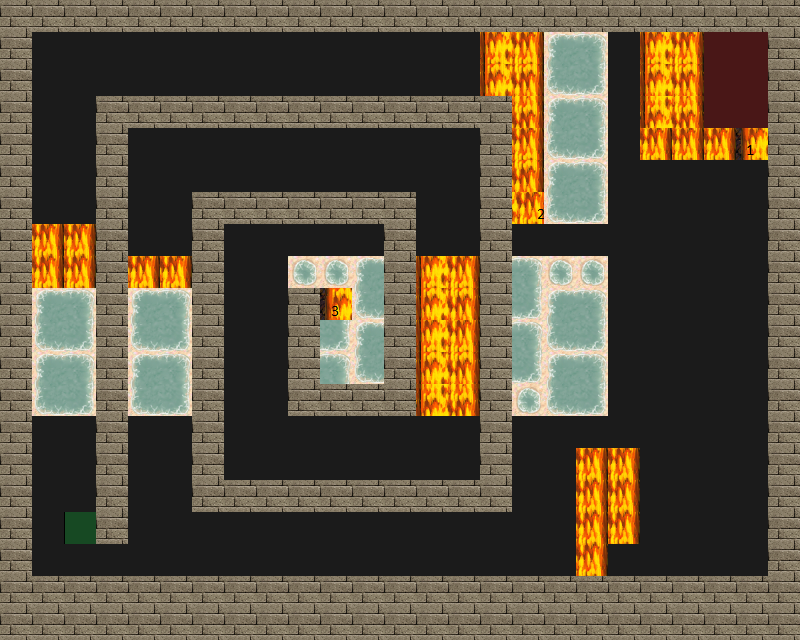

Below is a game level as drawn by its tile map, then a one-line description and the .tmx file that defines it, in full:
An orthogonal 25x20 tile map with 32x32 px tiles, 4 tile layers (Road, Trap, Wall, Utility), 4 tilesets.

<map version="1.0" tiledversion="1.1.5" orientation="orthogonal" renderorder="right-down" width="25" height="20" tilewidth="32" tileheight="32" infinite="0" nextobjectid="1">
 <tileset firstgid="1" source="tilesets/meta.tsx" />
 <tileset firstgid="3" source="tilesets/road.tsx" />
 <tileset firstgid="4" source="tilesets/traps.tsx" />
 <tileset firstgid="196" source="tilesets/wallsandroofs.tsx" />
 <layer name="Road" width="25" height="20">
  <data encoding="csv">
3,3,3,3,3,3,3,3,3,3,3,3,3,3,3,3,3,3,3,3,3,3,3,3,3,
3,3,3,3,3,3,3,3,3,3,3,3,3,3,3,3,3,3,3,3,3,3,3,3,3,
3,3,3,3,3,3,3,3,3,3,3,3,3,3,3,3,3,3,3,3,3,3,3,3,3,
3,3,3,3,3,3,3,3,3,3,3,3,3,3,3,3,3,3,3,3,3,3,3,3,3,
3,3,3,3,3,3,3,3,3,3,3,3,3,3,3,3,3,3,3,3,3,3,3,3,3,
3,3,3,3,3,3,3,3,3,3,3,3,3,3,3,3,3,3,3,3,3,3,3,3,3,
3,3,3,3,3,3,3,3,3,3,3,3,3,3,3,3,3,3,3,3,3,3,3,3,3,
3,3,3,3,3,3,3,3,3,3,3,3,3,3,3,3,3,3,3,3,3,3,3,3,3,
3,3,3,3,3,3,3,3,3,3,3,3,3,3,3,3,3,3,3,3,3,3,3,3,3,
3,3,3,3,3,3,3,3,3,3,3,3,3,3,3,3,3,3,3,3,3,3,3,3,3,
3,3,3,3,3,3,3,3,3,3,3,3,3,3,3,3,3,3,3,3,3,3,3,3,3,
3,3,3,3,3,3,3,3,3,3,3,3,3,3,3,3,3,3,3,3,3,3,3,3,3,
3,3,3,3,3,3,3,3,3,3,3,3,3,3,3,3,3,3,3,3,3,3,3,3,3,
3,3,3,3,3,3,3,3,3,3,3,3,3,3,3,3,3,3,3,3,3,3,3,3,3,
3,3,3,3,3,3,3,3,3,3,3,3,3,3,3,3,3,3,3,3,3,3,3,3,3,
3,3,3,3,3,3,3,3,3,3,3,3,3,3,3,3,3,3,3,3,3,3,3,3,3,
3,3,3,3,3,3,3,3,3,3,3,3,3,3,3,3,3,3,3,3,3,3,3,3,3,
3,3,3,3,3,3,3,3,3,3,3,3,3,3,3,3,3,3,3,3,3,3,3,3,3,
3,3,3,3,3,3,3,3,3,3,3,3,3,3,3,3,3,3,3,3,3,3,3,3,3,
3,3,3,3,3,3,3,3,3,3,3,3,3,3,3,3,3,3,3,3,3,3,3,3,3
</data>
 </layer>
 <layer name="Trap" width="25" height="20">
  <data encoding="csv">
0,0  ,0  ,0  ,0  ,0  ,0  ,0  ,0  ,0  ,0  ,0  ,0  ,0  ,0  ,0  ,0  ,0  ,0  ,0  ,0  ,0  ,0  ,0  ,0  ,
0,0  ,0  ,0  ,0  ,0  ,0  ,0  ,0  ,0  ,0  ,0  ,0  ,0  ,0  ,162,163,80,81,0  ,162,163,0  ,0  ,0  ,
0,0  ,0  ,0  ,0  ,0  ,0  ,0  ,0  ,0  ,0  ,0  ,0  ,0  ,0  ,178,179,96,97,0  ,178,179,0  ,0  ,0  ,
0,0  ,0  ,0  ,0  ,0  ,0  ,0  ,0  ,0  ,0  ,0  ,0  ,0  ,0  ,194,195,80,81,0  ,194,195,0  ,0  ,0  ,
0,0  ,0  ,0  ,0  ,0  ,0  ,0  ,0  ,0  ,0  ,0  ,0  ,0  ,0  ,162,163,96,97,0  ,163,163,163,160,0  ,
0,0  ,0  ,0  ,0  ,0  ,0  ,0  ,0  ,0  ,0  ,0  ,0  ,0  ,0  ,178,179,80,81,0  ,0  ,0  ,0  ,0  ,0  ,
0,0  ,0  ,0  ,0  ,0  ,0  ,0  ,0  ,0  ,0  ,0  ,0  ,0  ,0  ,194,161,96,97,0  ,0  ,0  ,0  ,0  ,0  ,
0,163,163,163,0  ,0  ,0  ,0  ,0  ,0  ,0  ,0  ,0  ,0  ,0  ,0  ,0  ,0  ,0  ,0  ,0  ,0  ,0  ,0  ,0  ,
0,163,163,163,163,163,0  ,0  ,0  ,62,62,80,81,162,163,80,81,62,62,0  ,0  ,0  ,0  ,0  ,0  ,
0,80,81,62,80,81,0  ,0  ,0  ,80,176,96,97,178,179,96,97,80,81,0  ,0  ,0  ,0  ,0  ,0  ,
0,96,97,62,96,97,0  ,0  ,0  ,96,97,80,81,162,163,80,81,96,97,0  ,0  ,0  ,0  ,0  ,0  ,
0,80,81,62,80,81,0  ,0  ,0  ,80,81,96,97,178,179,96,97,80,81,0  ,0  ,0  ,0  ,0  ,0  ,
0,96,97,62,96,97,0  ,0  ,0  ,96,97,62,62,194,195,62,62,96,97,0  ,0  ,0  ,0  ,0  ,0  ,
0,0  ,0  ,0  ,0  ,0  ,0  ,0  ,0  ,0  ,0  ,0  ,0  ,0  ,0  ,0  ,0  ,0  ,0  ,0  ,0  ,0  ,0  ,0  ,0  ,
0,0  ,0  ,0  ,0  ,0  ,0  ,0  ,0  ,0  ,0  ,0  ,0  ,0  ,0  ,0  ,0  ,0  ,163,163,0  ,0  ,0  ,0  ,0  ,
0,0  ,0  ,0  ,0  ,0  ,0  ,0  ,0  ,0  ,0  ,0  ,0  ,0  ,0  ,0  ,0  ,0  ,163,163,0  ,0  ,0  ,0  ,0  ,
0,0  ,0  ,0  ,0  ,0  ,0  ,0  ,0  ,0  ,0  ,0  ,0  ,0  ,0  ,0  ,0  ,0  ,163,163,0  ,0  ,0  ,0  ,0  ,
0,0  ,0  ,0  ,0  ,0  ,0  ,0  ,0  ,0  ,0  ,0  ,0  ,0  ,0  ,0  ,0  ,0  ,163,0  ,0  ,0  ,0  ,0  ,0  ,
0,0  ,0  ,0  ,0  ,0  ,0  ,0  ,0  ,0  ,0  ,0  ,0  ,0  ,0  ,0  ,0  ,0  ,0  ,0  ,0  ,0  ,0  ,0  ,0  ,
0,0  ,0  ,0  ,0  ,0  ,0  ,0  ,0  ,0  ,0  ,0  ,0  ,0  ,0  ,0  ,0  ,0  ,0  ,0  ,0  ,0  ,0  ,0  ,0  
</data>
 </layer>
 <layer name="Wall" width="25" height="20">
  <data encoding="csv">
261,261,261,261,261,261,261,261,261,261,261,261,261,261,261,261,261,261,261,261,261,261,261,261,261,
261,0  ,0  ,0  ,0  ,0  ,0  ,0  ,0  ,0  ,0  ,0  ,0  ,0  ,0  ,0  ,0  ,0  ,0  ,0  ,0  ,0  ,0  ,0  ,261,
261,0  ,0  ,0  ,0  ,0  ,0  ,0  ,0  ,0  ,0  ,0  ,0  ,0  ,0  ,0  ,0  ,0  ,0  ,0  ,0  ,0  ,0  ,0  ,261,
261,0  ,0  ,261,261,261,261,261,261,261,261,261,261,261,261,261,0  ,0  ,0  ,0  ,0  ,0  ,0  ,0  ,261,
261,0  ,0  ,261,0  ,0  ,0  ,0  ,0  ,0  ,0  ,0  ,0  ,0  ,0  ,261,0  ,0  ,0  ,0  ,0  ,0  ,0  ,0  ,261,
261,0  ,0  ,261,0  ,0  ,0  ,0  ,0  ,0  ,0  ,0  ,0  ,0  ,0  ,261,0  ,0  ,0  ,0  ,0  ,0  ,0  ,0  ,261,
261,0  ,0  ,261,0  ,0  ,261,261,261,261,261,261,261,0  ,0  ,261,0  ,0  ,0  ,0  ,0  ,0  ,0  ,0  ,261,
261,0  ,0  ,261,0  ,0  ,261,0  ,0  ,0  ,0  ,0  ,261,0  ,0  ,261,0  ,0  ,0  ,0  ,0  ,0  ,0  ,0  ,261,
261,0  ,0  ,261,0  ,0  ,261,0  ,0  ,0  ,0  ,0  ,261,0  ,0  ,261,0  ,0  ,0  ,0  ,0  ,0  ,0  ,0  ,261,
261,0  ,0  ,261,0  ,0  ,261,0  ,0  ,261,0  ,0  ,261,0  ,0  ,261,0  ,0  ,0  ,0  ,0  ,0  ,0  ,0  ,261,
261,0  ,0  ,261,0  ,0  ,261,0  ,0  ,261,0  ,0  ,261,0  ,0  ,261,0  ,0  ,0  ,0  ,0  ,0  ,0  ,0  ,261,
261,0  ,0  ,261,0  ,0  ,261,0  ,0  ,261,0  ,0  ,261,0  ,0  ,261,0  ,0  ,0  ,0  ,0  ,0  ,0  ,0  ,261,
261,0  ,0  ,261,0  ,0  ,261,0  ,0  ,261,261,261,261,0  ,0  ,261,0  ,0  ,0  ,0  ,0  ,0  ,0  ,0  ,261,
261,0  ,0  ,261,0  ,0  ,261,0  ,0  ,0  ,0  ,0  ,0  ,0  ,0  ,261,0  ,0  ,0  ,0  ,0  ,0  ,0  ,0  ,261,
261,0  ,0  ,261,0  ,0  ,261,0  ,0  ,0  ,0  ,0  ,0  ,0  ,0  ,261,0  ,0  ,0  ,0  ,0  ,0  ,0  ,0  ,261,
261,0  ,0  ,261,0  ,0  ,261,261,261,261,261,261,261,261,261,261,0  ,0  ,0  ,0  ,0  ,0  ,0  ,0  ,261,
261,0  ,0  ,261,0  ,0  ,0  ,0  ,0  ,0  ,0  ,0  ,0  ,0  ,0  ,0  ,0  ,0  ,0  ,0  ,0  ,0  ,0  ,0  ,261,
261,0  ,0  ,0  ,0  ,0  ,0  ,0  ,0  ,0  ,0  ,0  ,0  ,0  ,0  ,0  ,0  ,0  ,0  ,0  ,0  ,0  ,0  ,0  ,261,
261,261,261,261,261,261,261,261,261,261,261,261,261,261,261,261,261,261,261,261,261,261,261,261,261,
261,261,261,261,261,261,261,261,261,261,261,261,261,261,261,261,261,261,261,261,261,261,261,261,261
</data>
 </layer>
 <layer name="Utility" width="25" height="20">
  <data encoding="csv">
0,0  ,0  ,0  ,0  ,0  ,0  ,0  ,0  ,0  ,0  ,0  ,0  ,0  ,0  ,0  ,0  ,0  ,0  ,0  ,0  ,0  ,0  ,0  ,0  ,
0,0  ,0  ,0  ,0  ,0  ,0  ,0  ,0  ,0  ,0  ,0  ,0  ,0  ,0  ,0  ,0  ,0  ,0  ,0  ,0  ,0  ,1,1,0  ,
0,0  ,0  ,0  ,0  ,0  ,0  ,0  ,0  ,0  ,0  ,0  ,0  ,0  ,0  ,0  ,0  ,0  ,0  ,0  ,0  ,0  ,1,1,0  ,
0,0  ,0  ,0  ,0  ,0  ,0  ,0  ,0  ,0  ,0  ,0  ,0  ,0  ,0  ,0  ,0  ,0  ,0  ,0  ,0  ,0  ,1,1,0  ,
0,0  ,0  ,0  ,0  ,0  ,0  ,0  ,0  ,0  ,0  ,0  ,0  ,0  ,0  ,0  ,0  ,0  ,0  ,0  ,0  ,0  ,0  ,0  ,0  ,
0,0  ,0  ,0  ,0  ,0  ,0  ,0  ,0  ,0  ,0  ,0  ,0  ,0  ,0  ,0  ,0  ,0  ,0  ,0  ,0  ,0  ,0  ,0  ,0  ,
0,0  ,0  ,0  ,0  ,0  ,0  ,0  ,0  ,0  ,0  ,0  ,0  ,0  ,0  ,0  ,0  ,0  ,0  ,0  ,0  ,0  ,0  ,0  ,0  ,
0,0  ,0  ,0  ,0  ,0  ,0  ,0  ,0  ,0  ,0  ,0  ,0  ,0  ,0  ,0  ,0  ,0  ,0  ,0  ,0  ,0  ,0  ,0  ,0  ,
0,0  ,0  ,0  ,0  ,0  ,0  ,0  ,0  ,0  ,0  ,0  ,0  ,0  ,0  ,0  ,0  ,0  ,0  ,0  ,0  ,0  ,0  ,0  ,0  ,
0,0  ,0  ,0  ,0  ,0  ,0  ,0  ,0  ,0  ,0  ,0  ,0  ,0  ,0  ,0  ,0  ,0  ,0  ,0  ,0  ,0  ,0  ,0  ,0  ,
0,0  ,0  ,0  ,0  ,0  ,0  ,0  ,0  ,0  ,0  ,0  ,0  ,0  ,0  ,0  ,0  ,0  ,0  ,0  ,0  ,0  ,0  ,0  ,0  ,
0,0  ,0  ,0  ,0  ,0  ,0  ,0  ,0  ,0  ,0  ,0  ,0  ,0  ,0  ,0  ,0  ,0  ,0  ,0  ,0  ,0  ,0  ,0  ,0  ,
0,0  ,0  ,0  ,0  ,0  ,0  ,0  ,0  ,0  ,0  ,0  ,0  ,0  ,0  ,0  ,0  ,0  ,0  ,0  ,0  ,0  ,0  ,0  ,0  ,
0,0  ,0  ,0  ,0  ,0  ,0  ,0  ,0  ,0  ,0  ,0  ,0  ,0  ,0  ,0  ,0  ,0  ,0  ,0  ,0  ,0  ,0  ,0  ,0  ,
0,0  ,0  ,0  ,0  ,0  ,0  ,0  ,0  ,0  ,0  ,0  ,0  ,0  ,0  ,0  ,0  ,0  ,0  ,0  ,0  ,0  ,0  ,0  ,0  ,
0,0  ,0  ,0  ,0  ,0  ,0  ,0  ,0  ,0  ,0  ,0  ,0  ,0  ,0  ,0  ,0  ,0  ,0  ,0  ,0  ,0  ,0  ,0  ,0  ,
0,0  ,2,0  ,0  ,0  ,0  ,0  ,0  ,0  ,0  ,0  ,0  ,0  ,0  ,0  ,0  ,0  ,0  ,0  ,0  ,0  ,0  ,0  ,0  ,
0,0  ,0  ,0  ,0  ,0  ,0  ,0  ,0  ,0  ,0  ,0  ,0  ,0  ,0  ,0  ,0  ,0  ,0  ,0  ,0  ,0  ,0  ,0  ,0  ,
0,0  ,0  ,0  ,0  ,0  ,0  ,0  ,0  ,0  ,0  ,0  ,0  ,0  ,0  ,0  ,0  ,0  ,0  ,0  ,0  ,0  ,0  ,0  ,0  ,
0,0  ,0  ,0  ,0  ,0  ,0  ,0  ,0  ,0  ,0  ,0  ,0  ,0  ,0  ,0  ,0  ,0  ,0  ,0  ,0  ,0  ,0  ,0  ,0  
</data>
 </layer>
</map>
